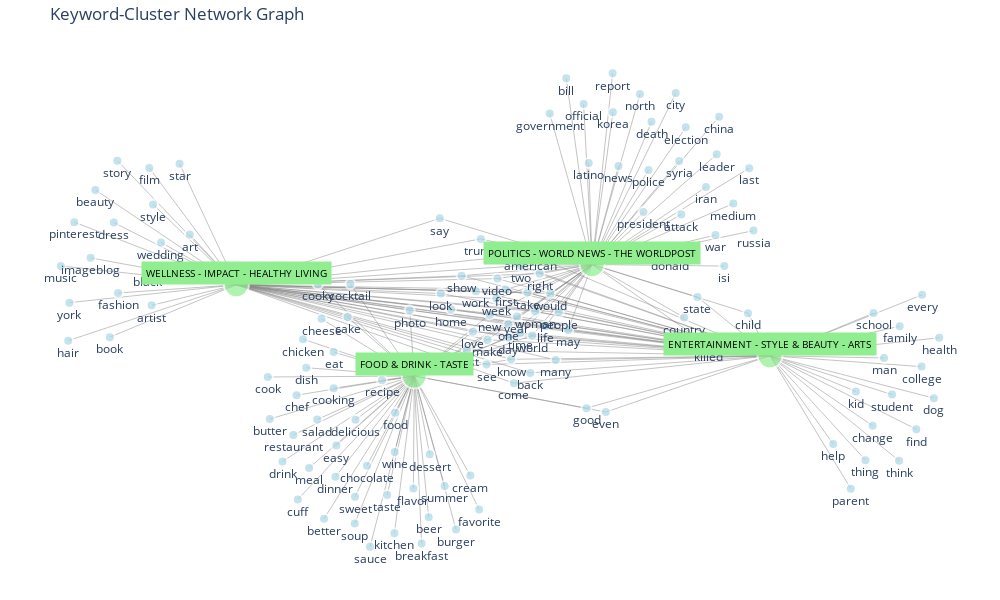

Write notebook code for a chart like this one.
### Markdown cell above
## **5** - Visualize Cluster Features

1. Create list of top 50 keywords based on the TF-IDF scores
2. Save cluster association and the associated TF-IDF score for each word
3. Build graph with clusters in green and words in blue, edges to connect words to clusters weighted based on TF-IDF score for that cluster

### Code cell
from collections import defaultdict
import networkx as nx
import plotly.graph_objects as go

feature_names = vectorizer.get_feature_names_out() # keywords found by vectorizer
keyword_cluster_association = defaultdict(lambda: defaultdict(float)) # dictionary of {keyword: { cluster_name: tfidf_score } }
for cluster_id, cluster_tfidf in cluster_tfidf_matrices.items():
    top_word_indices = np.argsort(cluster_tfidf.flatten())[::-1][:50] # keep top 50
    for word_index in top_word_indices:
        tfidf_score = cluster_tfidf.flatten()[word_index]
        word = feature_names[word_index]
        keyword_cluster_association[word][dominant_categories[cluster_id]] = tfidf_score

# Initialize network graph
G = nx.Graph()

# Add node for each keyword
for keyword, associations in keyword_cluster_association.items():
    G.add_node(keyword, type='keyword')
    for cluster_name in set(dominant_categories):
        score = associations.get(cluster_name)
        if score is not None: # add edge to match keyword to associated clusters
            G.add_edge(keyword, cluster_name, weight=score)

# Add node for each cluster
for cluster_name in set(dominant_categories):
    G.add_node(cluster_name, type='cluster')

# Set fixed positions for clusters to ensure graph is spaced out
num_clusters = len(set(dominant_categories))
x_positions = np.linspace(-10, 100, num_clusters)
y_positions = [20 + 2*i if i%2 == 0 else 2*i for i in range(num_clusters)]
cluster_positions = { cluster_name: (x, y) for cluster_name, x, y in zip(set(dominant_categories), x_positions, y_positions) }

# Calculate positions - used for positioning in Plotly figure
pos = nx.spring_layout(G, k=3, iterations=500, scale=2, pos=cluster_positions, fixed=list(cluster_positions.keys()))

# Add edges to figure
edge_x = []
edge_y = []
edge_weights = []
for edge in G.edges():
    x0, y0 = pos[edge[0]]
    x1, y1 = pos[edge[1]]
    edge_x.extend([x0, x1, None])
    edge_y.extend([y0, y1, None])
    edge_weights.append(G.edges[edge]['weight'])
edge_trace = go.Scatter(x=edge_x, y=edge_y, line=dict(width=0.5, color="#888"), hoverinfo="none", mode="lines")

# Add nodes to figure
node_x = []
node_y = []
node_colors = []
node_sizes = []
all_nodes = []
for node, data in G.nodes(data=True):
    all_nodes.append(node)
    x, y = pos[node]
    node_x.append(x)
    node_y.append(y)
    if data["type"] == "keyword":
        node_colors.append("lightblue")
        node_sizes.append(10)
    else: # Cluster properties
        node_colors.append("lightgreen")
        node_sizes.append(25)
node_trace = go.Scatter(
    x=node_x, y=node_y, mode="markers+text", hoverinfo="text", textposition="bottom center",
    text=[t if t not in dominant_categories else '' for t in all_nodes], # Hide default label for cluster nodes
    marker=dict(showscale=False, colorscale="YlGnBu", size=node_sizes, color=node_colors, line_width=2),
)

# Create figure
fig = go.Figure(
    data=[edge_trace, node_trace],
    layout=go.Layout(
        title="Keyword-Cluster Network Graph",
        width=1000, height=600, showlegend=False, hovermode="closest", margin=dict(b=20, l=5, r=5, t=40),
        xaxis=dict(showgrid=False, zeroline=False, showticklabels=False),
        yaxis=dict(showgrid=False, zeroline=False, showticklabels=False),
    ),
)
fig.update_layout(plot_bgcolor='rgba(0,0,0,0)')

# Make cluster node labels more prominent
for i, cluster_name in enumerate(dominant_categories):
    fig.add_annotation(
        text=cluster_name, x=node_x[all_nodes.index(cluster_name)], y=node_y[all_nodes.index(cluster_name)],
        font=dict(size=10, color="black"), showarrow=False, bgcolor="lightgreen", borderpad=4, yanchor="bottom", textangle=360
    )

fig.show()

### Figure 1 — Plotly figure (JSON) as saved in the notebook; plotly's stock layout.template omitted (floating-point values rounded to 4 significant figures; data arrays with more than 128 entries replaced by an {"elided": "..."} marker saying what was removed)
{"data": [{"hoverinfo": "none", "line": {"color": "#888", "width": 0.5}, "mode": "lines", "x": {"elided": "600 float values"}, "y": {"elided": "600 float values"}, "type": "scatter"}, {"hoverinfo": "text", "marker": {"color": {"elided": "136 str values"}, "colorscale": [[0.0, "rgb(255,255,217)"], [0.125, "rgb(237,248,177)"], [0.25, "rgb(199,233,180)"], [0.375, "rgb(127,205,187)"], [0.5, "rgb(65,182,196)"], [0.625, "rgb(29,145,192)"], [0.75, "rgb(34,94,168)"], [0.875, "rgb(37,52,148)"], [1.0, "rgb(8,29,88)"]], "line": {"width": 2}, "showscale": false, "size": {"elided": "136 int values"}}, "mode": "markers+text", "text": {"elided": "136 str values"}, "textposition": "bottom center", "x": {"elided": "136 float values"}, "y": {"elided": "136 float values"}, "type": "scatter"}], "layout": {"height": 600, "hovermode": "closest", "margin": {"b": 20, "l": 5, "r": 5, "t": 40}, "showlegend": false, "title": {"text": "Keyword-Cluster Network Graph"}, "width": 1000, "xaxis": {"showgrid": false, "showticklabels": false, "zeroline": false}, "yaxis": {"showgrid": false, "showticklabels": false, "zeroline": false}, "plot_bgcolor": "rgba(0,0,0,0)", "annotations": [{"bgcolor": "lightgreen", "borderpad": 4, "font": {"color": "black", "size": 10}, "showarrow": false, "text": "ENTERTAINMENT - STYLE & BEAUTY - ARTS", "textangle": 0, "x": 100.0, "y": 6.0, "yanchor": "bottom"}, {"bgcolor": "lightgreen", "borderpad": 4, "font": {"color": "black", "size": 10}, "showarrow": false, "text": "WELLNESS - IMPACT - HEALTHY LIVING", "textangle": 0, "x": -10.0, "y": 20.0, "yanchor": "bottom"}, {"bgcolor": "lightgreen", "borderpad": 4, "font": {"color": "black", "size": 10}, "showarrow": false, "text": "POLITICS - WORLD NEWS - THE WORLDPOST", "textangle": 0, "x": 63.33, "y": 24.0, "yanchor": "bottom"}, {"bgcolor": "lightgreen", "borderpad": 4, "font": {"color": "black", "size": 10}, "showarrow": false, "text": "FOOD & DRINK - TASTE", "textangle": 0, "x": 26.67, "y": 2.0, "yanchor": "bottom"}]}}
